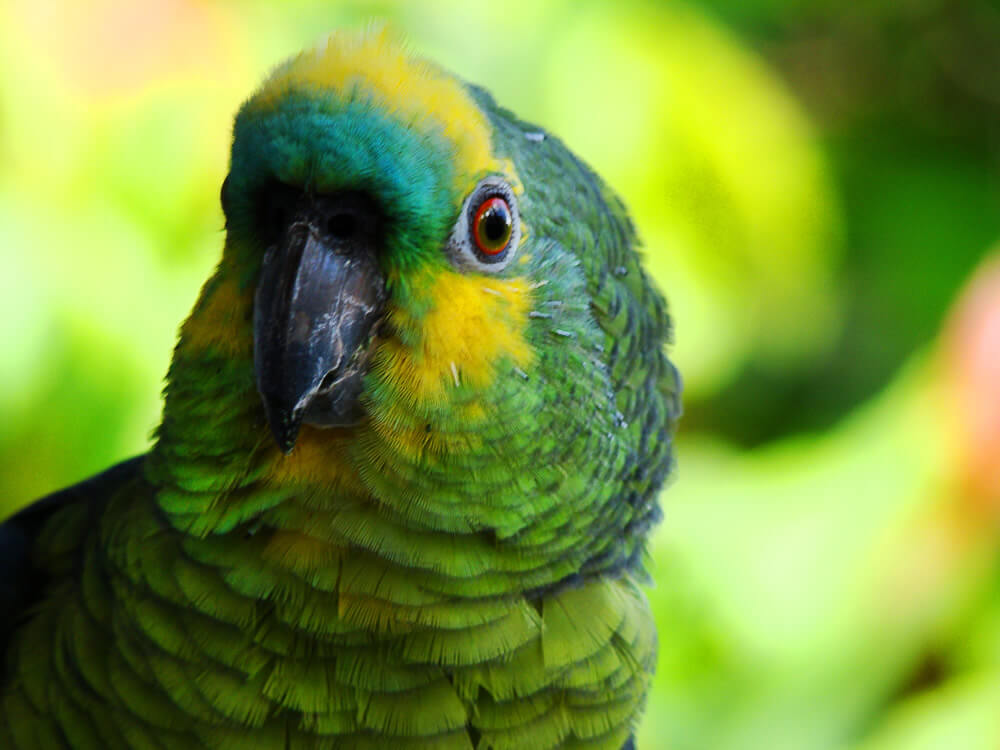
#> input picture Projeto/Aulas/imagem.jpeg, 1000 x 750 px, found by its file name
$ python RandomNoise.py
#> lines starting #> are read from the running program, lines starting #| are printed output that depends on the picture
# from wand.image import Image

# cv2.imshow('image',im)
# im.show()
""" im = cv2.imread('IALearning/Projeto/Aulas/imagem.jpeg')# mudar path para funcionar
cv2.waitKey(0) """
from cv2 import cv2
import numpy
import random as rd
from PIL import Image
from PIL import ImageFilter as filter, ImageEnhance as enh
from PIL import ImageOps as ops

BG_COLOR = 209
BG_SIGMA = 5
MONOCHROME = 1

def add_noise(img, sigma=BG_SIGMA):
    """
    Adds noise to the existing image
    """
    width, height, ch = img.shape
    n = noise(width, height, sigma=sigma)
    img = img + n
    return img.clip(0, 255)


def noise(width, height, ratio=1, sigma=BG_SIGMA):
    """
    The function generates an image, filled with gaussian nose. If ratio parameter is specified,
    noise will be generated for a lesser image and then it will be upscaled to the original size.
    In that case noise will generate larger square patterns. To avoid multiple lines, the upscale
    uses interpolation.

    :param ratio: the size of generated noise "pixels"
    :param sigma: defines bounds of noise fluctuations
    """
    mean = 0
    assert width % ratio == 0, "Can't scale image with of size {} and ratio {}".format(width, ratio)
    assert height % ratio == 0, "Can't scale image with of size {} and ratio {}".format(height, ratio)

    h = int(height / ratio)
    w = int(width / ratio)

    result = numpy.random.normal(mean, sigma, (w, h, MONOCHROME))
    if ratio > 1:
        result = cv2.resize(result, dsize=(width, height), interpolation=cv2.INTER_LINEAR)
    return result.reshape((width, height, MONOCHROME))

def texture(image, sigma=BG_SIGMA, turbulence=2):
    """
    Consequently applies noise patterns to the original image from big to small.

    sigma: defines bounds of noise fluctuations
    turbulence: defines how quickly big patterns will be replaced with the small ones. The lower
    value - the more iterations will be performed during texture generation.
    """
    result = numpy.asarray(image) # image.astype(float)
    cols, rows, ch = result.shape
    ratio = cols
    while not ratio == 1:
        result += noise(cols, rows, ratio, sigma=sigma)
        ratio = (ratio // turbulence) or 1
    cut = numpy.clip(result, 0, 255)
    return cut.astype(numpy.uint8)


#Imagem original
img = Image.open('IALearning/Projeto/Aulas/imagem.jpeg')
#> img is the input picture: PIL image 1000x750 RGB; mean R, G, B 120.1, 149.3, 59.3
width, height = img.size
#> width = 1000; height = 750

leftrandom = width-rd.randint(0, width)
#> leftrandom = 136
toprandom = height-rd.randint(0, height)
#> toprandom = 356
rightrandom = width-rd.randint(0, width-leftrandom)
#> rightrandom = 224
bottonrandom = height-rd.randint(0, height-toprandom)
#> bottonrandom = 535

selection = (leftrandom, toprandom, rightrandom, bottonrandom)
#> selection = (136, 356, 224, 535)
part = img.crop(selection) # cria corte randômico da imagem original
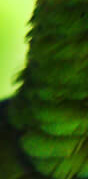
#> part: PIL image 88x179 RGB; mean R, G, B 58.4, 91.5, 21.5

# part = part.filter(filter.FIND_EDGES) # Mude os filtros padrões da classe ImageFilter aqui
# part = enh.Brightness(part).enhance(0.25) # Mude atributos da imagem como luminosidade aqui - ImageEnhance
part = add_noise(texture(part, sigma=4), sigma=10)
#> (the run stopped early here; a loop or call above may not have finished)
